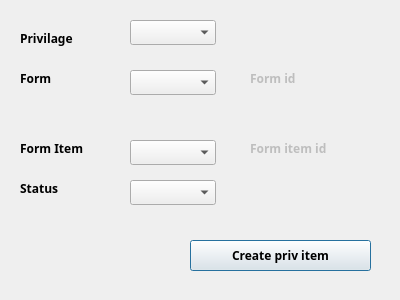
<?xml version="1.0" encoding="UTF-8"?>
<ui version="4.0">
 <class>Dialog</class>
 <widget class="QDialog" name="Dialog">
  <property name="geometry">
   <rect>
    <x>0</x>
    <y>0</y>
    <width>400</width>
    <height>300</height>
   </rect>
  </property>
  <property name="windowTitle">
   <string>Priv</string>
  </property>
  <widget class="QComboBox" name="CMB_formItem">
   <property name="geometry">
    <rect>
     <x>130</x>
     <y>140</y>
     <width>86</width>
     <height>25</height>
    </rect>
   </property>
   <property name="font">
    <font>
     <family>29LT Bukra Regular</family>
     <pointsize>9</pointsize>
     <weight>75</weight>
     <bold>true</bold>
    </font>
   </property>
  </widget>
  <widget class="QLabel" name="label_3">
   <property name="geometry">
    <rect>
     <x>20</x>
     <y>140</y>
     <width>81</width>
     <height>17</height>
    </rect>
   </property>
   <property name="font">
    <font>
     <family>29LT Bukra Regular</family>
     <pointsize>9</pointsize>
     <weight>75</weight>
     <bold>true</bold>
    </font>
   </property>
   <property name="text">
    <string>Form Item</string>
   </property>
  </widget>
  <widget class="QLabel" name="label_2">
   <property name="geometry">
    <rect>
     <x>20</x>
     <y>70</y>
     <width>67</width>
     <height>17</height>
    </rect>
   </property>
   <property name="font">
    <font>
     <family>29LT Bukra Regular</family>
     <pointsize>9</pointsize>
     <weight>75</weight>
     <bold>true</bold>
    </font>
   </property>
   <property name="text">
    <string>Form</string>
   </property>
  </widget>
  <widget class="QPushButton" name="BTN_createPrivItem">
   <property name="geometry">
    <rect>
     <x>190</x>
     <y>240</y>
     <width>181</width>
     <height>31</height>
    </rect>
   </property>
   <property name="font">
    <font>
     <family>29LT Bukra Regular</family>
     <pointsize>9</pointsize>
     <weight>75</weight>
     <bold>true</bold>
    </font>
   </property>
   <property name="styleSheet">
    <string notr="true"/>
   </property>
   <property name="text">
    <string>Create priv item</string>
   </property>
  </widget>
  <widget class="QComboBox" name="CMB_priv">
   <property name="geometry">
    <rect>
     <x>130</x>
     <y>20</y>
     <width>86</width>
     <height>25</height>
    </rect>
   </property>
   <property name="font">
    <font>
     <family>29LT Bukra Regular</family>
     <pointsize>9</pointsize>
     <weight>75</weight>
     <bold>true</bold>
    </font>
   </property>
  </widget>
  <widget class="QLabel" name="User">
   <property name="geometry">
    <rect>
     <x>20</x>
     <y>30</y>
     <width>67</width>
     <height>17</height>
    </rect>
   </property>
   <property name="font">
    <font>
     <family>29LT Bukra Regular</family>
     <pointsize>9</pointsize>
     <weight>75</weight>
     <bold>true</bold>
    </font>
   </property>
   <property name="text">
    <string>Privilage</string>
   </property>
  </widget>
  <widget class="QLabel" name="LB_formId">
   <property name="enabled">
    <bool>false</bool>
   </property>
   <property name="geometry">
    <rect>
     <x>250</x>
     <y>70</y>
     <width>141</width>
     <height>17</height>
    </rect>
   </property>
   <property name="font">
    <font>
     <family>29LT Bukra Regular</family>
     <pointsize>9</pointsize>
     <weight>75</weight>
     <bold>true</bold>
    </font>
   </property>
   <property name="frameShape">
    <enum>QFrame::NoFrame</enum>
   </property>
   <property name="text">
    <string>Form id</string>
   </property>
  </widget>
  <widget class="QComboBox" name="CMB_form">
   <property name="geometry">
    <rect>
     <x>130</x>
     <y>70</y>
     <width>86</width>
     <height>25</height>
    </rect>
   </property>
   <property name="font">
    <font>
     <family>29LT Bukra Regular</family>
     <pointsize>9</pointsize>
     <weight>75</weight>
     <bold>true</bold>
    </font>
   </property>
  </widget>
  <widget class="QComboBox" name="CMB_status">
   <property name="geometry">
    <rect>
     <x>130</x>
     <y>180</y>
     <width>86</width>
     <height>25</height>
    </rect>
   </property>
   <property name="font">
    <font>
     <family>29LT Bukra Regular</family>
     <pointsize>9</pointsize>
     <weight>75</weight>
     <bold>true</bold>
    </font>
   </property>
  </widget>
  <widget class="QLabel" name="label_4">
   <property name="geometry">
    <rect>
     <x>20</x>
     <y>180</y>
     <width>81</width>
     <height>17</height>
    </rect>
   </property>
   <property name="font">
    <font>
     <family>29LT Bukra Regular</family>
     <pointsize>9</pointsize>
     <weight>75</weight>
     <bold>true</bold>
    </font>
   </property>
   <property name="text">
    <string>Status</string>
   </property>
  </widget>
  <widget class="QLabel" name="LB_formItemId">
   <property name="enabled">
    <bool>false</bool>
   </property>
   <property name="geometry">
    <rect>
     <x>250</x>
     <y>140</y>
     <width>141</width>
     <height>17</height>
    </rect>
   </property>
   <property name="font">
    <font>
     <family>29LT Bukra Regular</family>
     <pointsize>9</pointsize>
     <weight>75</weight>
     <bold>true</bold>
    </font>
   </property>
   <property name="frameShape">
    <enum>QFrame::NoFrame</enum>
   </property>
   <property name="text">
    <string>Form item id</string>
   </property>
  </widget>
 </widget>
 <resources/>
 <connections/>
</ui>
